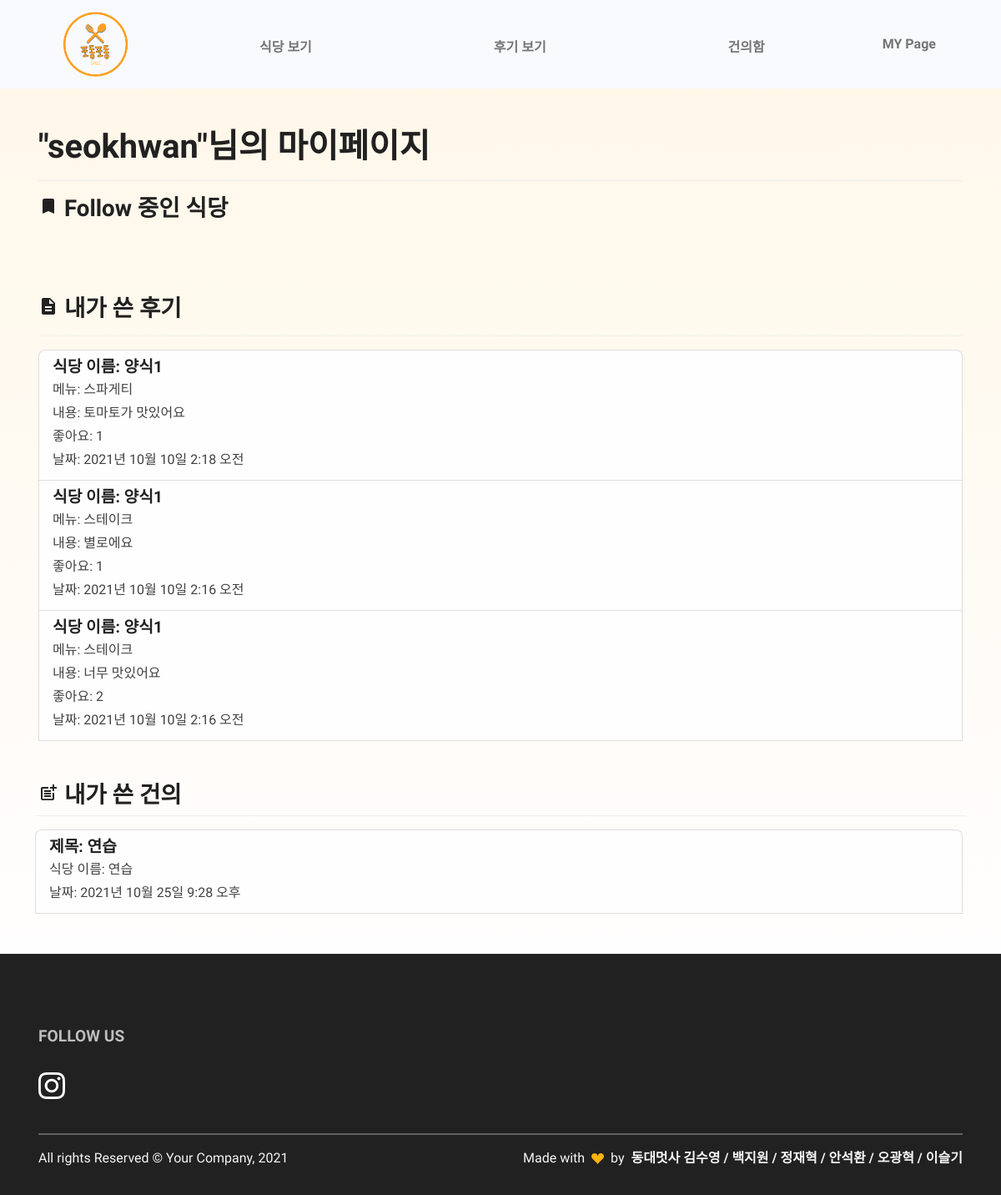
Page /users/2/mypage/ (signed in) on the earlier database version.
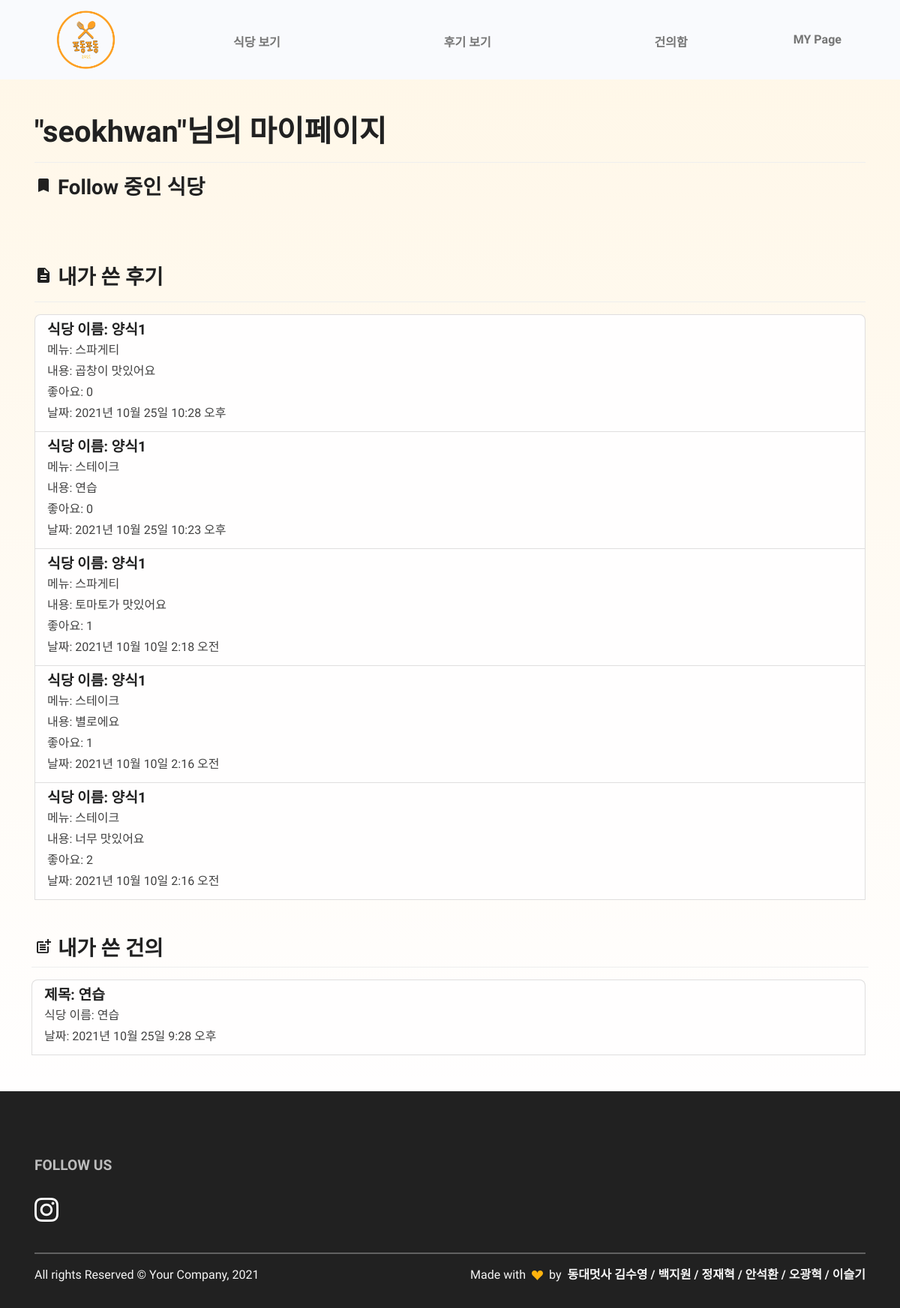
Same page on the later database version.
### restaurant/models.py (models this page shows, shortened)
class Comment(models.Model):
    id = models.AutoField(primary_key=True)
    restaurant = models.ForeignKey(Restaurant, on_delete=models.CASCADE)
    menu = models.ForeignKey(FoodMenu, on_delete=models.CASCADE)
    content = models.TextField()
    thumbnail = models.ImageField(upload_to='comment/', blank=True)
    created_at = models.DateTimeField(auto_now_add=True)
    like_users = models.ManyToManyField(settings.AUTH_USER_MODEL, blank=True, related_name="like_comments")
    hate_users = models.ManyToManyField(settings.AUTH_USER_MODEL, blank=True, related_name="hate_comments")
    user = models.ForeignKey(settings.AUTH_USER_MODEL, on_delete=models.CASCADE, null=True)

class Restaurant(models.Model):
    id = models.AutoField(primary_key=True)
    category = models.ForeignKey(Category, on_delete=models.CASCADE)
    name = models.CharField(max_length=30)
    location = models.CharField(max_length=100, blank=True)
    phone_number = models.CharField(max_length=15, blank=True)
    business_hour = models.CharField(max_length=150, blank=True)
    thumbnail = models.ImageField(upload_to='images/', blank=True)
    follow_users = models.ManyToManyField(settings.AUTH_USER_MODEL, blank=True, related_name="follow_restaurants")

class FoodMenu(models.Model):
    id = models.AutoField(primary_key=True)
    restaurant = models.ForeignKey(Restaurant, on_delete=models.CASCADE)
    name = models.CharField(max_length=20)
    price = models.CharField(max_length=20)
    def __str__(self):
        return self.name

### board/models.py (models this page shows, shortened)
class Board(models.Model):
    id = models.AutoField(primary_key=True)
    title = models.CharField(max_length=2000)
    cafeteria = models.CharField(max_length=2000)
    writer = models.ForeignKey(User, on_delete=models.CASCADE)
    date = models.DateTimeField()
    body = models.TextField()

### users/views.py (the view)
# urls.py: path("<int:id>/mypage/", views.mypage, name="mypage"),
def mypage(request,id):
    user = request.user
    context = {
        'user':user,
        'boards':Board.objects.filter(writer=user).order_by('-date'),
        'comments':Comment.objects.filter(user=user).order_by("-created_at"),
    }
    return render(request, 'users/mypage.html',context)

### users/templates/users/mypage.html (shortened to what this page needs)
{% extends 'base.html' %}
{% load static %}
{% block content %}
<link rel="stylesheet" href="{% static 'css/components/restaurant_search.css'%}">
<section class="py-0 bg-primary-gradient">
    <div class="container">
        <br>
        <h1 style = 'margin-top:8rem;'>"{{user.username}}"님의 마이페이지</h1><hr>
        <div class = 'row gx-2'>
            <h3><i class = 'material-icons'>bookmark</i> Follow 중인 식당</h3>
            <br><br><br>
            <div class="list-group">
                <br><br>
            </div>
        </div>
        <div>
            <h3><i class = 'material-icons'>description</i> 내가 쓴 후기</h3><hr>
            <div class = 'list-group'>
                {% for comment in comments %}
                <a class="list-group-item list-group-item-action" href = "{% url 'restaurant:restaurant_detail' comment.restaurant.id %}">
                    <div class="d-flex w-100 justify-content-between">
                        <h5 class="mb-1">식당 이름: {{comment.restaurant.name}}</h5><br>
                    </div>
                        <p class="mb-1">메뉴: {{comment.menu}}<br></p>
                        <p class = 'mb-1'>내용: {{comment.content}}<br></p>
                        <p class = 'mb-1'>좋아요: {{comment.like_users.count}}<br></p>
                        <p class = 'mb-1'>날짜: {{comment.created_at}}<br></p>
                </a>
                {% endfor %}
            <br><br>
            </div>
        </div>
        <div class = 'row gx-2'>
            <h3><i class = 'material-icons'>post_add</i> 내가 쓴 건의</h3><hr>
            <div class = 'list-group'>
                {% for board in boards %}
                <a class="list-group-item list-group-item-action" href = "{% url 'board:request_detail' board.id %}">
                    <div class="d-flex w-100 justify-content-between">
                        <h5 class="mb-1">제목: {{board.title}}</h5><br>
                    </div>
                        <p class="mb-1">식당 이름: {{board.cafeteria}}<br></p>
                        <p class = 'mb-1'>날짜: {{board.date}}<br></p>
                </a>
                {% endfor %}
                <br><br>
            </div>
        </div>
    </div>
</section>
{% endblock %}

Differences in the rows shown:
added Comment: restaurant.name "양식1", menu "스파게티", content "곱창이 맛있어요", like_users.count "0", created_at "2021년 10월 25일 10:28 오후"
added Comment: restaurant.name "양식1", menu "스테이크", content "연습", like_users.count "0", created_at "2021년 10월 25일 10:23 오후"
